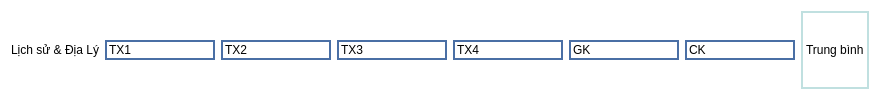
               <widget class="QWidget" name="widget_54" native="true">
                <property name="styleSheet">
                 <string notr="true">background-color: rgb(255, 255, 255);</string>
                </property>
                <layout class="QHBoxLayout" name="horizontalLayout_47">
                 <item>
                  <widget class="QLabel" name="label_93">
                   <property name="text">
                    <string>Lịch sử &amp; Địa Lý</string>
                   </property>
                  </widget>
                 </item>
                 <item>
                  <widget class="QLineEdit" name="lineEdit_244">
                   <property name="styleSheet">
                    <string notr="true">border: 2px solid #4A6FA5;</string>
                   </property>
                   <property name="text">
                    <string>TX1</string>
                   </property>
                  </widget>
                 </item>
                 <item>
                  <widget class="QLineEdit" name="lineEdit_245">
                   <property name="styleSheet">
                    <string notr="true">border: 2px solid #4A6FA5;</string>
                   </property>
                   <property name="text">
                    <string>TX2</string>
                   </property>
                  </widget>
                 </item>
                 <item>
                  <widget class="QLineEdit" name="lineEdit_246">
                   <property name="styleSheet">
                    <string notr="true">border: 2px solid #4A6FA5;</string>
                   </property>
                   <property name="text">
                    <string>TX3</string>
                   </property>
                  </widget>
                 </item>
                 <item>
                  <widget class="QLineEdit" name="lineEdit_247">
                   <property name="styleSheet">
                    <string notr="true">border: 2px solid #4A6FA5;</string>
                   </property>
                   <property name="text">
                    <string>TX4</string>
                   </property>
                  </widget>
                 </item>
                 <item>
                  <widget class="QLineEdit" name="lineEdit_248">
                   <property name="styleSheet">
                    <string notr="true">border: 2px solid #4A6FA5;</string>
                   </property>
                   <property name="text">
                    <string>GK</string>
                   </property>
                  </widget>
                 </item>
                 <item>
                  <widget class="QLineEdit" name="lineEdit_249">
                   <property name="styleSheet">
                    <string notr="true">border: 2px solid #4A6FA5;</string>
                   </property>
                   <property name="text">
                    <string>CK</string>
                   </property>
                  </widget>
                 </item>
                 <item>
                  <widget class="QLabel" name="label_94">
                   <property name="styleSheet">
                    <string notr="true">border: 2px solid #C0E0E0;</string>
                   </property>
                   <property name="text">
                    <string>Trung bình</string>
                   </property>
                  </widget>
                 </item>
                </layout>
               </widget>
